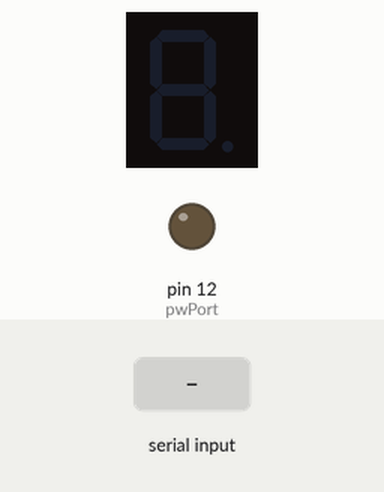
A sketch run on a simulated Arduino Mega 2560, built with avr-gcc and run on an emulated ATmega2560. Parts: 1-digit seven-segment display, output pins drawn as LEDs (lit = HIGH). Wiring (inferred from the names in the program): 1-digit 7-segment display, segments lit when HIGH: segments pin 24, pin 25, pin 34, pin 33, pin 32, pin 23, pin 22. The test bench sets the inputs (shaded band). The segment pins are drawn as the display they are named for; pins used as bus, display or sensor lines are not drawn.

Above: at 1.2 s.
1.3 s: "0" received over Serial
At 2.5 s:
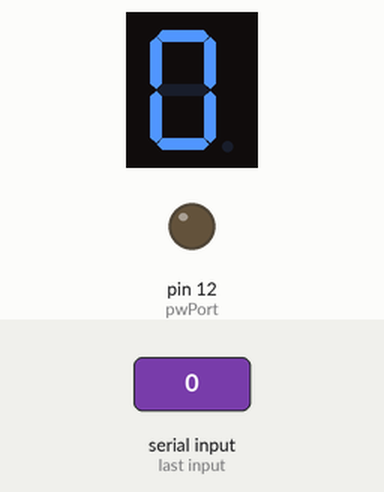
2.8 s: "1" received over Serial
At 3.8 s:
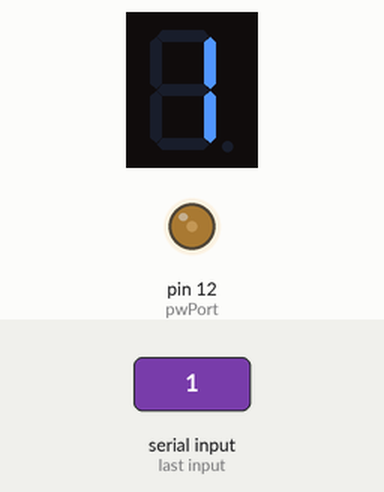
4.3 s: "2" received over Serial
At 5.0 s:
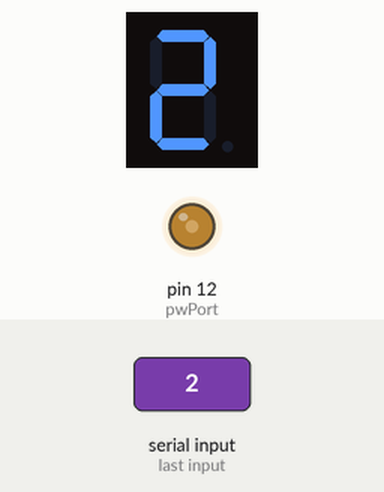
5.8 s: "3" received over Serial
At 6.1 s:
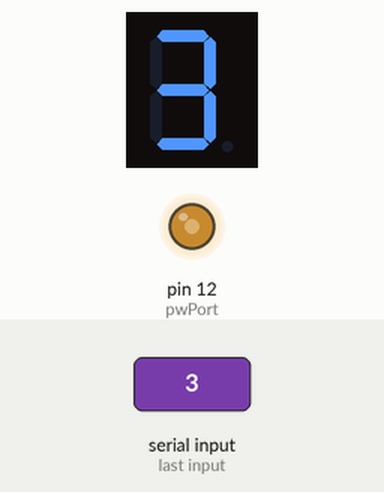
7.3 s: "4" received over Serial
At 8.5 s:
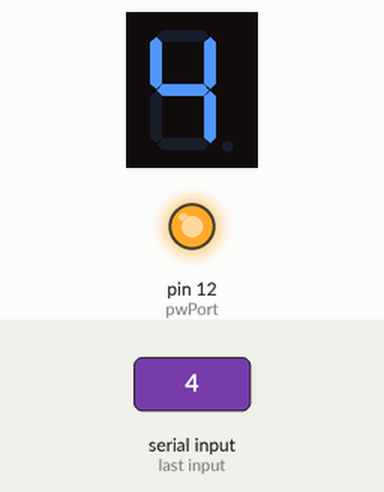
Timing chart, 0 to 9.8 s (numbered marks = the images above; inputs shaded):
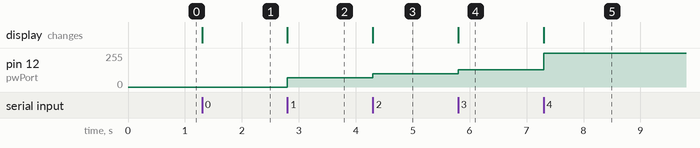

Measured:
- after the input at 1.3 s, the display: changes at once (image 1)
- after the input at 2.8 s, pin 12 (pwPort): 0/255 → 70/255 at once; the display: changes at once (image 2)
- after the input at 4.3 s, pin 12 (pwPort): 70/255 → 100/255 at once; the display: changes at once (image 3)
- after the input at 5.8 s, pin 12 (pwPort): 100/255 → 130/255 at once; the display: changes at once (image 4)
- after the input at 7.3 s, pin 12 (pwPort): 130/255 → 255/255 at once; the display: changes at once (image 5)

The sketch:

Motor_DC_PWM_7Display.ino
```cpp
int digit[] = {254, 48, 109, 121, 51, 91, 95, 112, 127, 115};
int myPins[] = {24, 25, 34, 33, 32, 23, 22};
int vel[]= {0, 70, 100, 130, 255};
int pwPort = 12;
int bytelido = 0;

void setup (){
  for ( int i=0 ; i<=7 ; i++){
    pinMode(myPins[i], OUTPUT);
  }
  pinMode(pwPort, OUTPUT);
  Serial.begin(9600);
}

void loop(){
  while (Serial.available() > 0){
    bytelido = Serial.read();
    if (bytelido == '0') {
      analogWrite(pwPort, vel[0]);
      showNumber(0);
    };
    if (bytelido == '1') {
      analogWrite(pwPort, vel[1]);
      showNumber(1);
    };
    if (bytelido == '2') {
      analogWrite(pwPort, vel[2]);
      showNumber(2);
    };
    if (bytelido == '3') {
    analogWrite(pwPort, vel[3]);
    showNumber(3);
    };
    if (bytelido == '4') {
    analogWrite(pwPort, vel[4]);
    showNumber(4);
    };
  }
}
void showNumber( int n ){
  for ( int b=0; b<=6 ; b++){
      digitalWrite(myPins[b], bitRead(digit[n], 6-b));
    }
}
```
